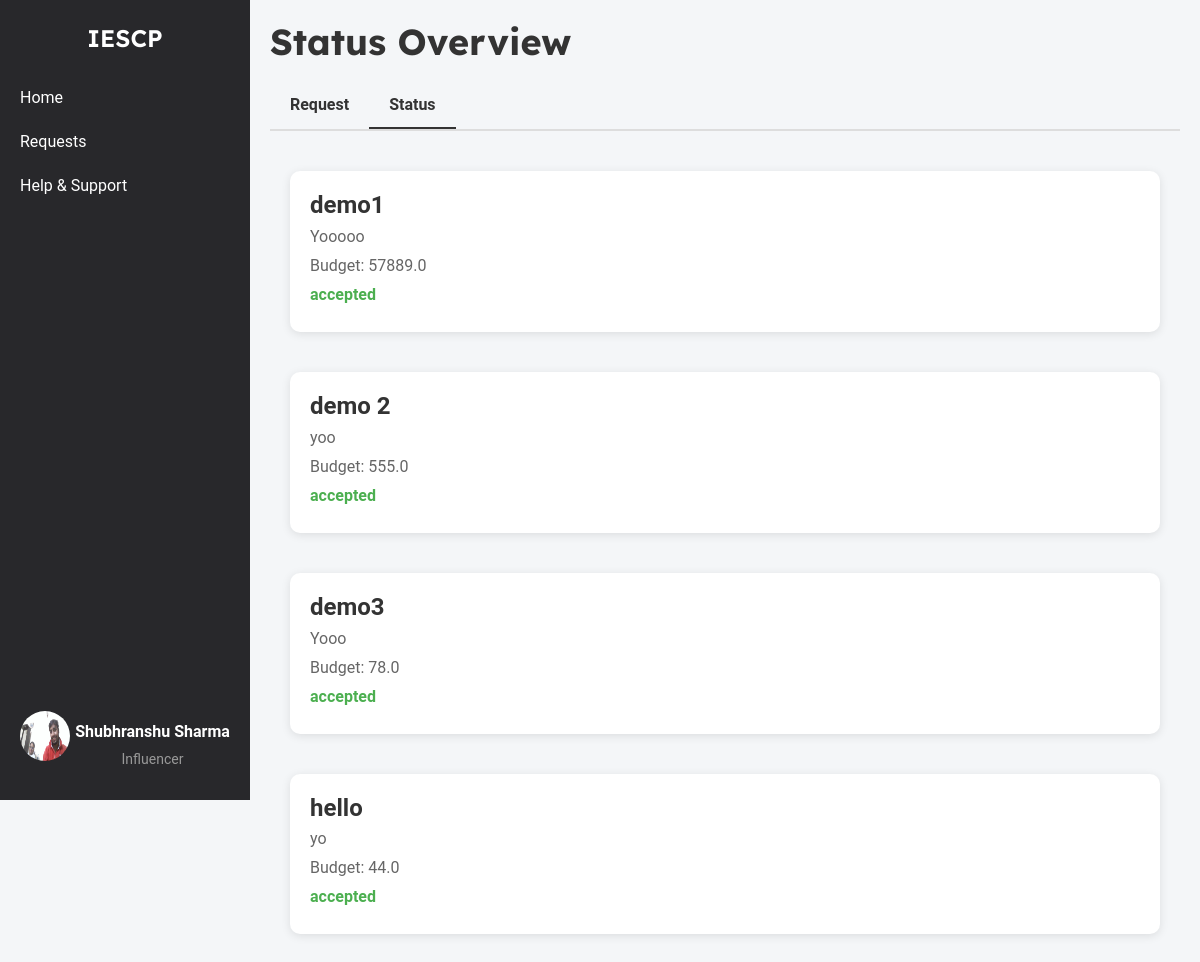
Before: /influencer/campaign/request_status (signed in) with the older database file.
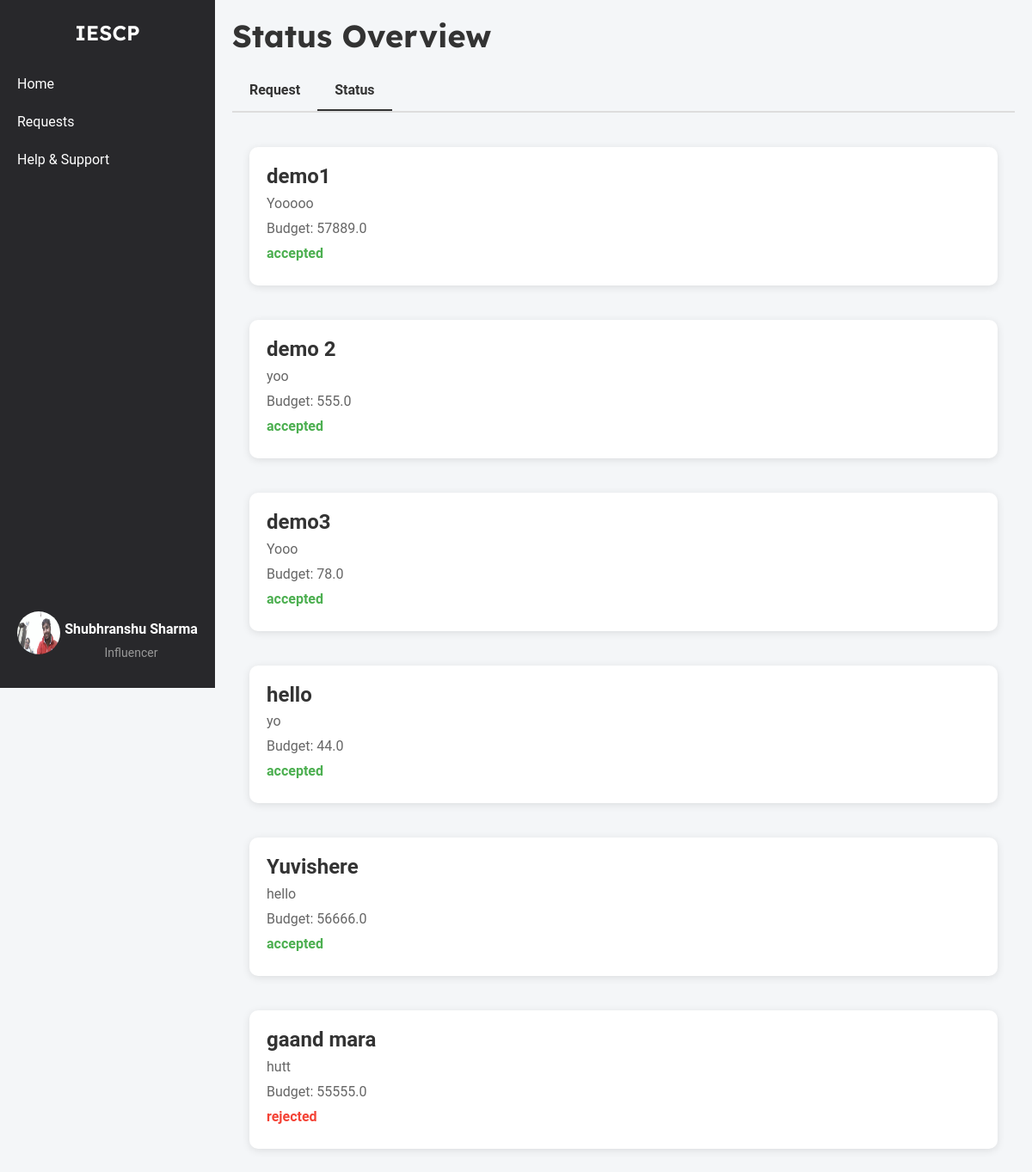
After: the same page with the newer database file.
### models.py (models this page shows, shortened)
class InterestedCampaigns(db.Model):
    __tablename__ = 'interested_campaigns'
    id = db.Column(db.Integer, primary_key=True)
    influencer_id = db.Column(
        db.Integer,
        db.ForeignKey('influencers.id', name='fk_influencer_id'),
        nullable=False
    )
    campaign_id = db.Column(
        db.Integer,
        db.ForeignKey('campaign.id', name='fk_campaign_id'),
        nullable=False
    )
    company_id = db.Column(
        db.Integer,
        db.ForeignKey('company.id', name='fk_company_id'),
        nullable=False
    )
    expressed_at = db.Column(db.DateTime, nullable=False, default=datetime.utcnow)
    status = db.Column(db.String(50), nullable=False, default='pending')
    influencer = db.relationship('Influencer', backref=db.backref('interested_campaigns', lazy=True))
    campaign = db.relationship('Campaign', backref=db.backref('interested_influencers', lazy=True))
    company = db.relationship('Company', backref=db.backref('company_interests', lazy=True))

class Campaign(db.Model):
    __tablename__ = 'campaign'
    id = db.Column(db.Integer, primary_key=True)
    title = db.Column(db.String(200), nullable=False)
    description = db.Column(db.Text, nullable=False)
    budget = db.Column(db.Float, nullable=False)
    start_date = db.Column(db.Date, nullable=False)
    end_date = db.Column(db.Date, nullable=False)
    company_id = db.Column(db.Integer, db.ForeignKey('company.id'), nullable=False)
    status = db.Column(db.String(50), nullable=False, default='pending')
    category = db.Column(db.String(255), nullable=False)
    created_at = db.Column(db.DateTime, nullable=False, default=datetime.utcnow)
    visibility = db.Column(db.String(50), nullable=False, default='public')
    influencers = db.relationship('Influencer', secondary=influencer_campaign_association, back_populates='campaigns')

### influencer_routes.py (the view)
@app.route('/influencer/campaign/request_status')
@influencer_auth_required
def request_status():
    user = Influencer.query.get(session['influencer_id'])
    interests = InterestedCampaigns.query.filter_by(influencer_id=user.id).all()
    return render_template('influencer_request_status.html', user=user, interests=interests)

### influencer_routes.py (called while the page is built)
def influencer_auth_required(func):
    @wraps(func)
    def func2(*args, **kwargs):
        if 'influencer_id' in session:
            return func(*args, **kwargs)
        else:
            flash("Please login first")
            return redirect(url_for('influencer_login'))
    return func2

### templates/influencer_request_status.html (shortened to what this page needs)
{% extends 'layout.html' %}
{% block content %}
    <div class="container-box">
        <div class="sidebar">
            <div class="logo">IESCP</div>
            <ul>
                <li><a href="{{ url_for('influencer_home') }}">Home</a></li>
                <li><a href="{{ url_for('influencer_requests') }}">Requests</a></li>
                <li><a href="#">Help & Support</a></li>
            </ul>
            <div class="profile">
                <a href="{{ url_for('influencer_dashboard') }}">
                    <img src="{{ url_for('static', filename='profile_upload/influencer/' + user.username + '/' + user.profile_picture) }}" alt="Profile Picture">
                    <div class="profile-name-category">
                        <span class="name">{{ user.name }}</span>
                        <span class="category">Influencer</span>
                    </div>
                </a>
            </div>
        </div>
        <div class="main-content">
            <h1>Status Overview</h1>
            <div class="tabs">
                <a href="{{ url_for('influencer_requests') }}" class="tab">Request</a>
                <a href="{{url_for('request_status')}}" class="tab active">Status</a>
            </div>
            <div class="status-list">
                {% for interest in interests %}
                <div class="status-item">
                    <h3>{{ interest.campaign.title }}</h3>
                    <p>{{ interest.campaign.description }}</p>
                    <p>Budget: {{ interest.campaign.budget }}</p>
                    <p class="status {{ interest.status|lower }}">{{ interest.status }}</p>
                </div>
                {% endfor %}
            </div>
        </div>
    </div>
{% endblock %}

Changed rows visible on the page:
added InterestedCampaigns: campaign "Yuvishere", campaign.description "hello", campaign.budget "56666.0", status "accepted"
added InterestedCampaigns: campaign "gaand mara", campaign.description "hutt", campaign.budget "55555.0", status "rejected"
